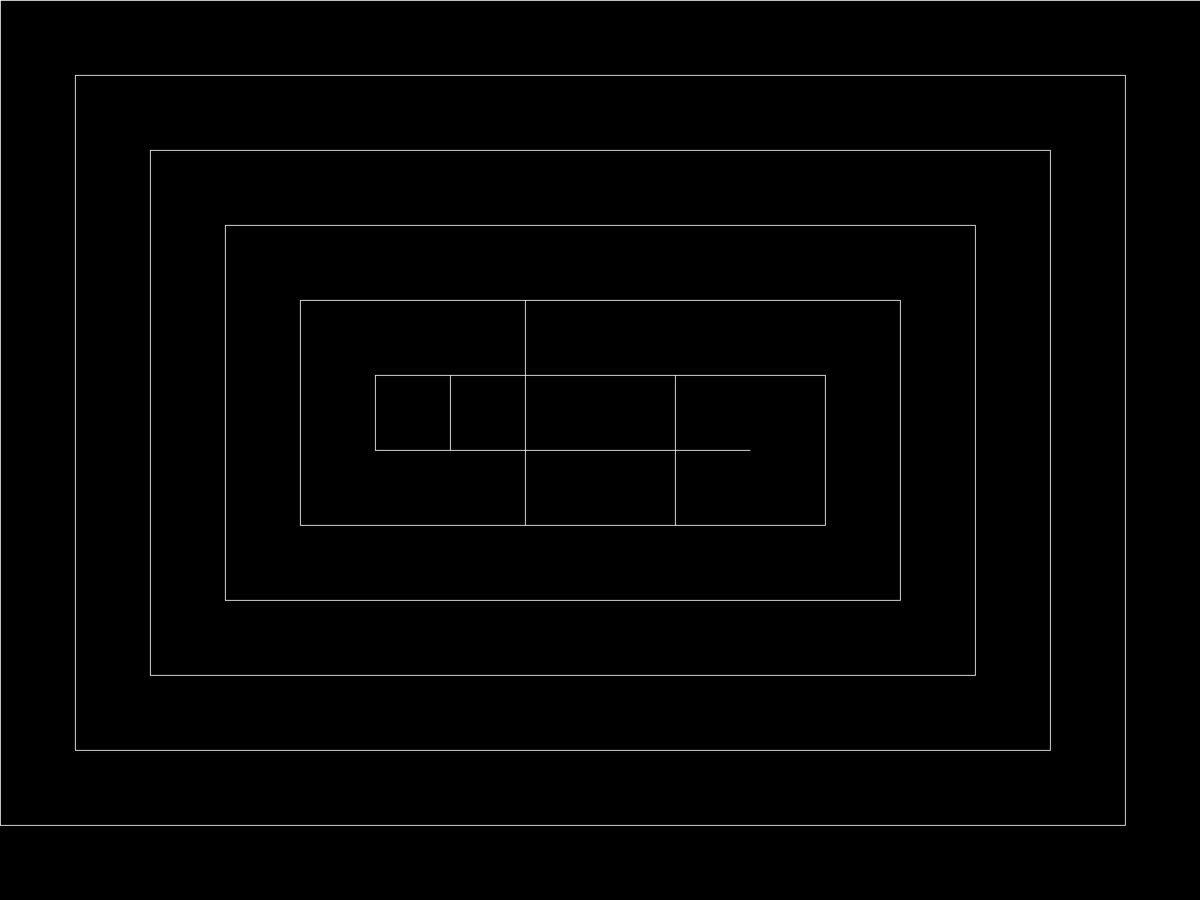
Frame 1 (no input)
Frame 60 (the mouse pressed at the canvas centre just before this capture): identical to frame 1, image omitted
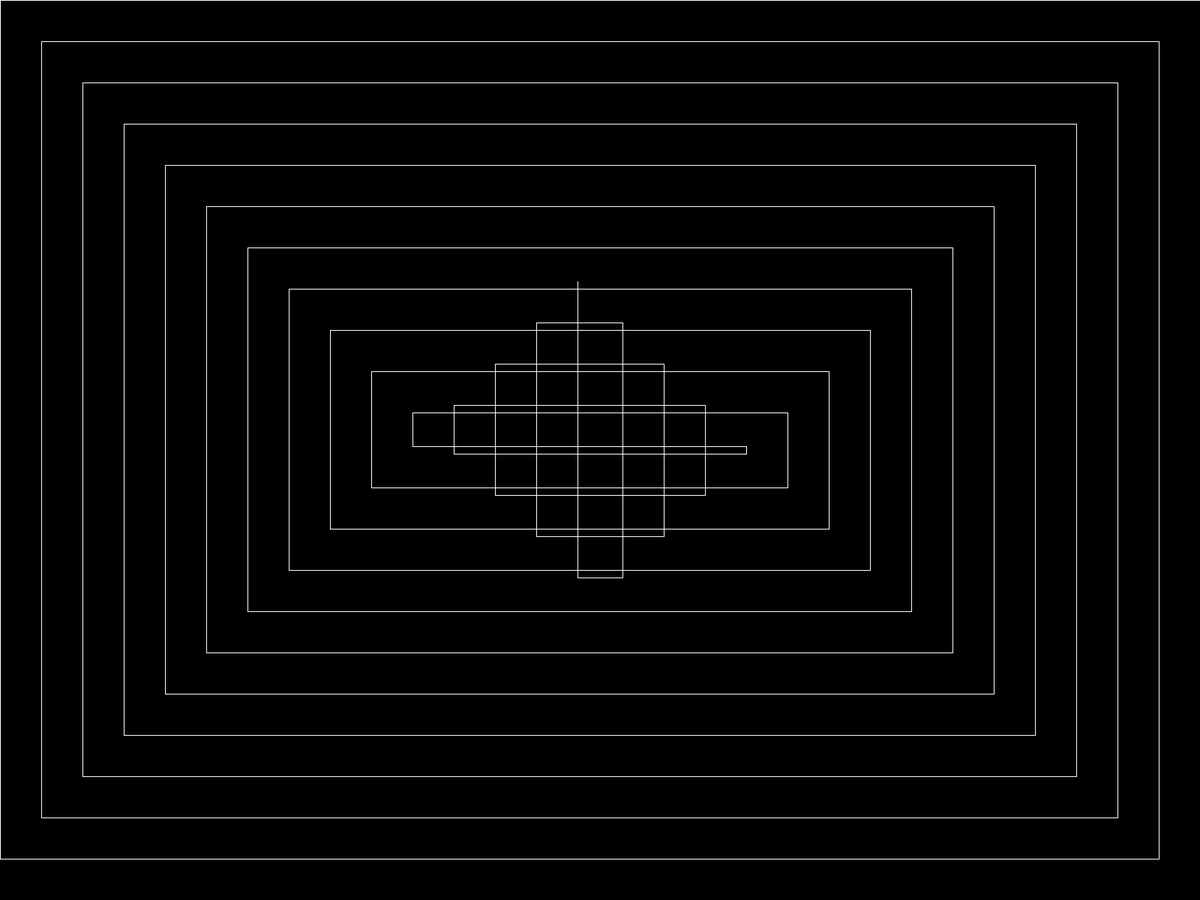
Frame 120 (the mouse held since frame 60 and released just before this capture)

The Processing sketch that drew these frames (run headless with seeded random() and noise(); from frame 60 on, the mouse is pressed at the canvas centre):

// Processing sketch: maze
// ── maze.pde
float xStep;
float yStep;

void setup(){
  fullScreen();
  //size(800,1200);
  background(0);
  stroke(255);
  noFill();

}

void draw(){
  background(0);
  xStep = map(mouseX,0,width,100,10);
  yStep = map(mouseY,0,height,100,10);
  beginShape();
  for(int i = 0; i<width/(2*xStep);i++){
    vertex(width - i*xStep,height-i*yStep);
    vertex(width - i*xStep,i*yStep);
    vertex(i*xStep,i*yStep);
    vertex(i*xStep,height-(i+1)*yStep);
    //vertex(width-i*xStep,height-(i+1)*yStep);
    //vertex((i+1)*xStep,(i+1)*yStep);
  }
  endShape();

  saveMe();
}

void saveMe(){
  if(mousePressed){
    println("saved");
    String name = "maze_x"+str(xStep)+"-y"+str(yStep)+".png";
    save(name);
  }
}
